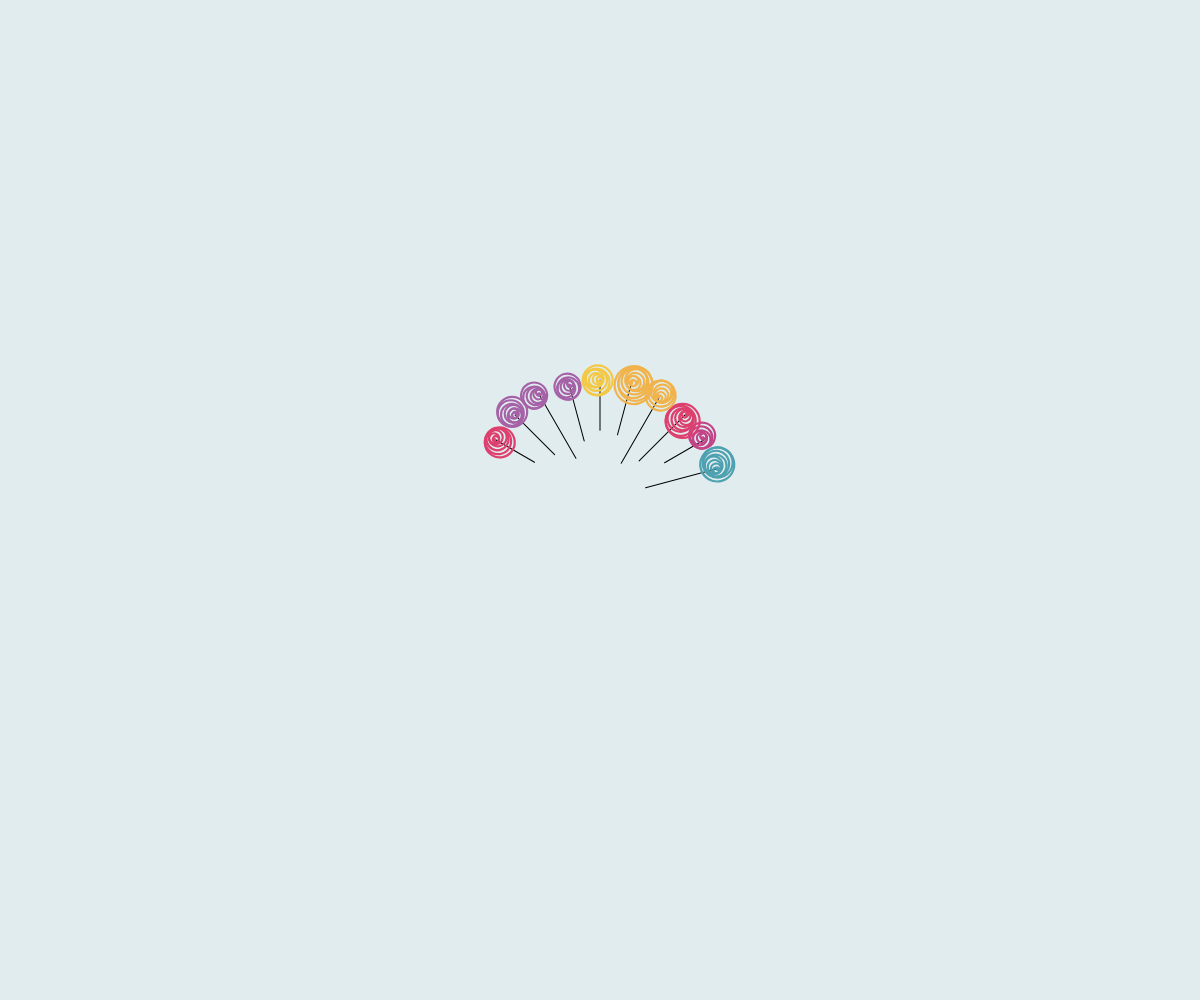
Frame 1 (no input)
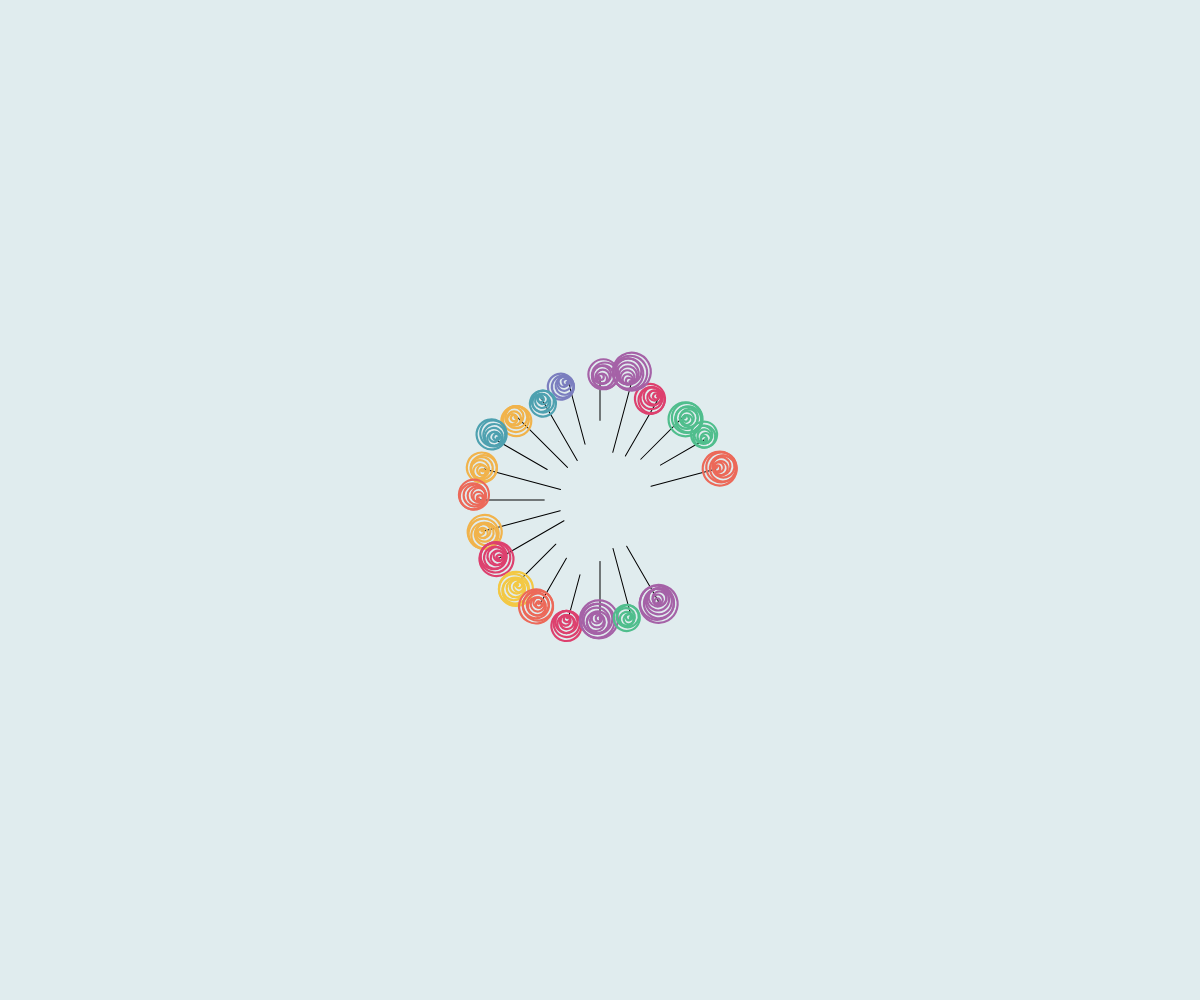
Frame 2 (the mouse pressed at the canvas centre, redrawn once)

The p5.js sketch that drew these frames (run headless with seeded random() and noise() and a simulated clock; the mouse was pressed at the canvas centre and the sketch redrawn once):

// p5.js sketch
// ── sketch.js
function setup() {
    createCanvas(windowWidth, windowHeight);
    mybaubleSystem = new BaubleSystem(10,120,'fan');
}

function draw() {
    background(224,236,238);
    //background(255);
    fill(250,0,0);
    noFill();
    //start drawing from the center of the screen
    translate(windowWidth / 2, windowHeight / 2);
    mybaubleSystem.add_bauble();
    mybaubleSystem.display();
    noLoop();
}
// ── bauble.js
let pal = ['#F3C844', '#F1B34B', '#EC6959', '#DD406E', '#C24488',
'#A562A7', '#7B7EBF', '#4EA1B0', '#50BE8D', '#9ECA7D'];

class bauble {
    constructor(tempX, tempY, tempS,
        tempN, tempD, 
        tempAdj = 0, tempRandom) {
        this.x = tempX; //starting position
        this.y = tempY;
        this.s = tempS; //starting size
        this.n = tempN; //number of circles
        this.d = tempD; //distance in between 
        //this.c = tempC; //one end of the color gradient
        this.adj = tempAdj; //adjustments to make the circles not touching
        this.rand = tempRandom; //whether it's random format
    }

    display() {
        // the bauble object has 3 formats depends on whether the circles are touching and where
        if (this.rand == 1) {
            //random format, circles are tangent to each other at random points
            let r = this.d;
            translate(this.x, this.y);
            stroke(color(pal[int(random(0,9))]));
            for (let i = 0; i < this.n; i++) {
                let randomNoise = random(0, 360);
                let xr = cos(radians(randomNoise)),
                    yr = sin(radians(randomNoise));

                //stroke color
                let c1 =  color(0,191,255); //color(255, 165, 0)
                let c2 = color(255); 
                let interC = lerpColor(c1,c2, i/(this.n-1));
                strokeWeight(2.2); 
                //fill(interC); 
                translate(r * xr, r * yr);
                ellipse(0, 0, this.s + 2 * i * r, this.s + 2 * i * r);
            }
            noLoop()


        } else {
            //uniform format, tangent point overlapping (this.adj=0)
            //or on the same line (this.adj!=0)
            translate(this.x, this.y);
            noFill();
            //stroke color
              
            let c1 = color(0,191,255); // color(255, 165, 0) 
            let c2 = color(255); 
            
            for (let i = 0; i < this.n; i++) {
                let interC = lerpColor(c1,c2, i/(this.n-1));
                //stroke(interC);
                stroke(color(pal[int(random(0,9))]));
                ellipse(0, i * (this.d - this.adj),
                    this.s + 2 * this.d * i, this.s + 2 * this.d * i);
            }
        }
    }




}

// ── bauble_system.js
class BaubleSystem {
    constructor(tempN, tempDisplacement, tempLayout) {
        this.n = tempN;
        this.d = tempDisplacement;
        this.l = tempLayout;
        this.baubles = [];
    }

    add_bauble() {

        for (let i = 0; i < this.n; i++) {
            this.baubles.push(new bauble(0, 0, 2,
                random(6, 10), 2, //starting size, #circles
                0, 1)); //when last param is 0 all lines are colorful
        }
    }

    display() {

        if (this.l == 'radial') {
            //layout: radial on a circle
            
            for (let bauble of this.baubles) {
                rotate(radians(360 / this.n));
                translate(this.d, 0);
                bauble.display();
            }


        } else if (this.l == 'fan') {
            //layout: fan-shaped, evenly spread out between 30 to 120 degree
            beginShape();
            for (let bauble of this.baubles) {
                rotate(radians(-180 / (this.n + 2)));
                line(this.d / random(1.5, 3), 0, this.d, 0);
                push();
                translate(this.d, 0);
                //line(0,0,-random(30,100),0);
                bauble.display();
                pop();
            }
            endShape();

        } else if (this.l == 'loom') {
            //layout: double fans, vertical mirror image
            beginShape();
            for (let bauble of this.baubles) {
                rotate(radians(-260 / (this.n + 1)));
                line(this.d / random(1.5, 3), 0, this.d, 0);
                push();
                translate(this.d, 0);
                //line(0,0,-random(30,100),0);
                bauble.display();
                pop();

            }
            endShape();


        } else if (this.l == 'scatter') {
            //layout: scatter plot
            for (let bauble of this.baubles) {
                push();
                translate(random(-300, 300), random(-200, 200));
                bauble.display();
                pop();
            }

        }

    }
}
